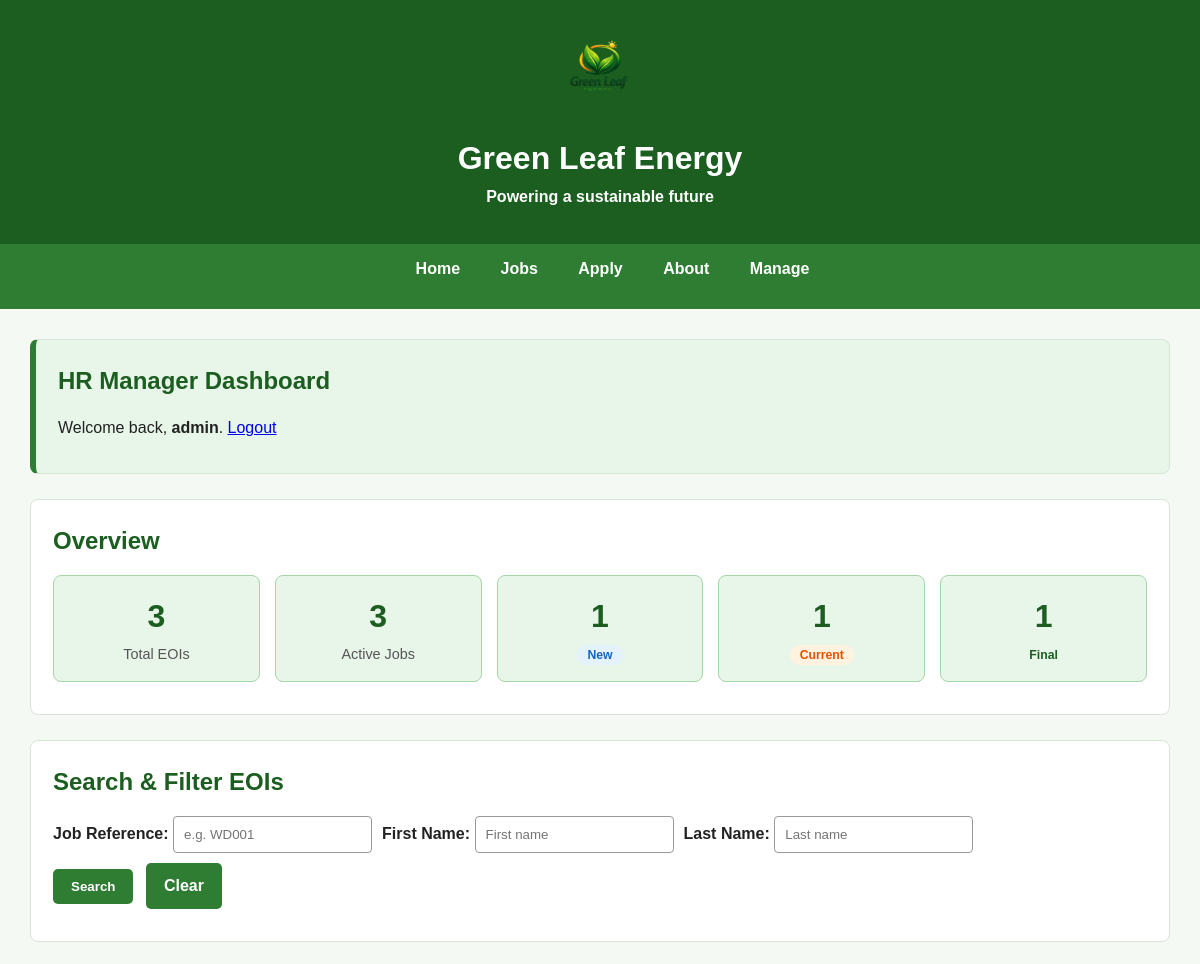
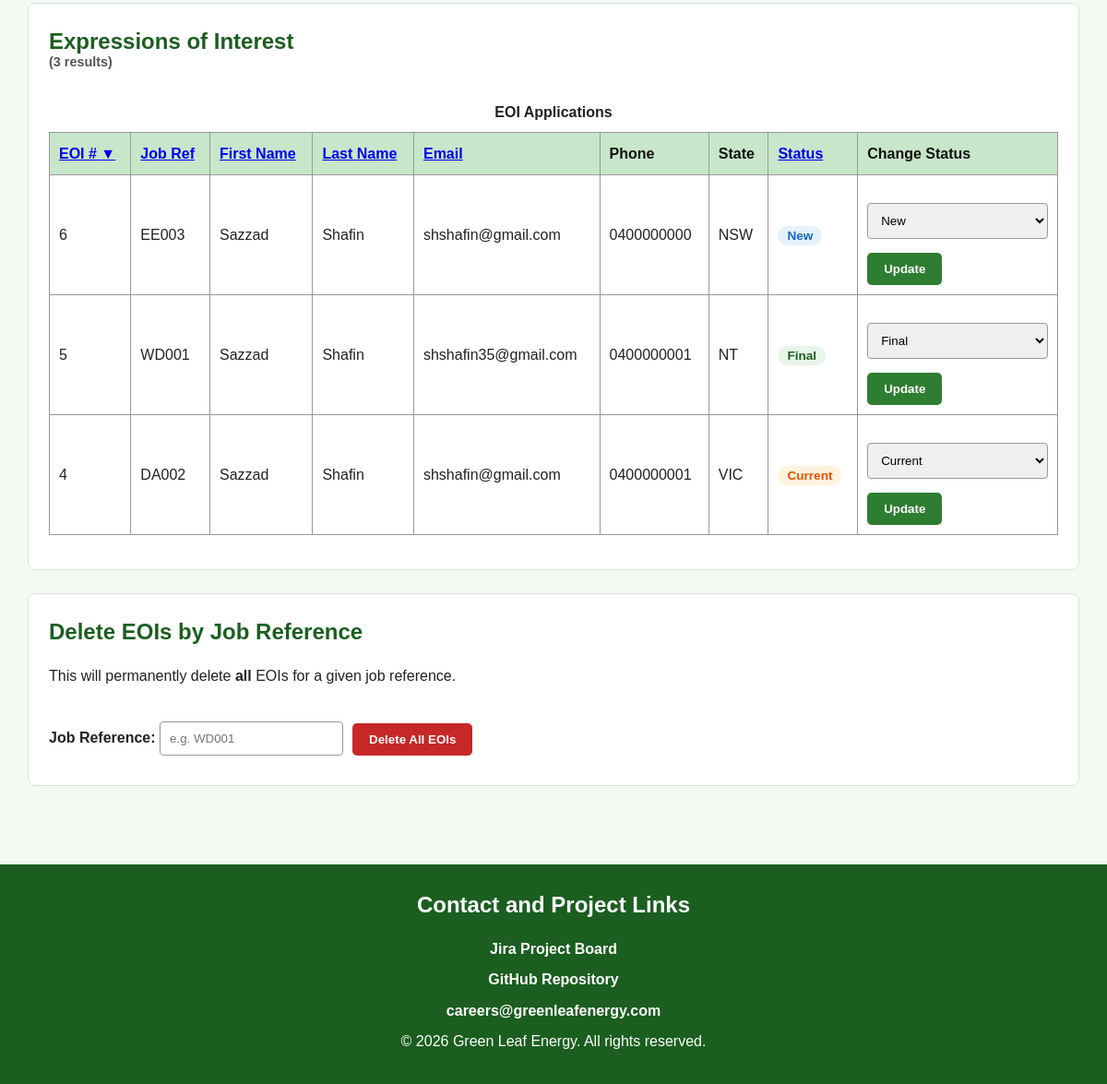
/manage.php?sort=EOInumber&dir=DESC (signed in), run on the app's committed database (2 pictures, top to bottom).
### tables this page shows
CREATE TABLE `eoi` (
  `EOInumber` int(11) NOT NULL,
  `job_reference` varchar(5) NOT NULL,
  `first_name` varchar(20) NOT NULL,
  `last_name` varchar(20) NOT NULL,
  `date_of_birth` varchar(10) NOT NULL,
  `gender` varchar(10) NOT NULL,
  `street_address` varchar(40) NOT NULL,
  `suburb_town` varchar(40) NOT NULL,
  `state` varchar(3) NOT NULL,
  `postcode` varchar(4) NOT NULL,
  `email` varchar(100) NOT NULL,
  `phone` varchar(12) NOT NULL,
  `skill_1` varchar(50) DEFAULT NULL,
  `skill_2` varchar(50) DEFAULT NULL,
  `skill_3` varchar(50) DEFAULT NULL,
  `other_skills` text DEFAULT NULL,
  `status` enum('New','Current','Final') DEFAULT 'New'
);

### manage.php (the view, shortened to what this page needs)
<?php
require_once("settings.php");
$conn = @mysqli_connect($host, $user, $pwd, $sql_db);
$total_eois = mysqli_fetch_assoc(mysqli_query($conn, "SELECT COUNT(*) as count FROM eoi"))["count"];
$total_jobs = mysqli_fetch_assoc(mysqli_query($conn, "SELECT COUNT(*) as count FROM jobs"))["count"];
$total_new = mysqli_fetch_assoc(mysqli_query($conn, "SELECT COUNT(*) as count FROM eoi WHERE status='New'"))["count"];
$total_current = mysqli_fetch_assoc(mysqli_query($conn, "SELECT COUNT(*) as count FROM eoi WHERE status='Current'"))["count"];
$total_final = mysqli_fetch_assoc(mysqli_query($conn, "SELECT COUNT(*) as count FROM eoi WHERE status='Final'"))["count"];
$where = "";
$filter_ref = isset($_GET["filter_ref"]) ? trim($_GET["filter_ref"]) : "";
$filter_fname = isset($_GET["filter_fname"]) ? trim($_GET["filter_fname"]) : "";
$filter_lname = isset($_GET["filter_lname"]) ? trim($_GET["filter_lname"]) : "";
$sort_field = isset($_GET["sort"]) ? $_GET["sort"] : "EOInumber";
$sort_dir = isset($_GET["dir"]) && $_GET["dir"] == "DESC" ? "DESC" : "ASC";
$query = "SELECT * FROM eoi $where ORDER BY $sort_field $sort_dir";
$eoi_result = mysqli_query($conn, $query);
$eoi_count = mysqli_num_rows($eoi_result);
function sort_link($field, $label, $current_sort, $current_dir, $params) {
    $new_dir = ($current_sort == $field && $current_dir == "ASC") ? "DESC" : "ASC";
    $arrow = "";
    if ($current_sort == $field) {
        $arrow = $current_dir == "ASC" ? " ▲" : " ▼";
    }
    $params["sort"] = $field;
    $params["dir"] = $new_dir;
    $qs = http_build_query($params);
    return "<a href='manage.php?$qs'>$label$arrow</a>";
}
$filter_params = [];
function status_badge($status) {
    $class = "status-" . strtolower($status);
    return "<span class='$class'>$status</span>";
}
include("header.inc");
include("nav.inc");
?>
<main>
    <section class="intro">
        <h2>HR Manager Dashboard</h2>
        <p>Welcome back, <strong><?php echo htmlspecialchars($_SESSION["username"]); ?></strong>.
        <a href="logout.php">Logout</a></p>
    </section>
    <section>
        <h2>Overview</h2>
        <div class="stats-grid">
            <div class="stat-card">
                <div class="stat-number"><?php echo $total_eois; ?></div>
                <div class="stat-label">Total EOIs</div>
            </div>
            <div class="stat-card">
                <div class="stat-number"><?php echo $total_jobs; ?></div>
                <div class="stat-label">Active Jobs</div>
            </div>
            <div class="stat-card">
                <div class="stat-number"><?php echo $total_new; ?></div>
                <div class="stat-label"><span class="status-new">New</span></div>
            </div>
            <div class="stat-card">
                <div class="stat-number"><?php echo $total_current; ?></div>
                <div class="stat-label"><span class="status-current">Current</span></div>
            </div>
            <div class="stat-card">
                <div class="stat-number"><?php echo $total_final; ?></div>
                <div class="stat-label"><span class="status-final">Final</span></div>
            </div>
        </div>
    </section>
    <section>
        <h2>Search & Filter EOIs</h2>
        <form method="get" action="manage.php">
            <div class="filter-bar">
                <div>
                    <label for="filter_ref">Job Reference:</label>
                    <input type="text" id="filter_ref" name="filter_ref"
                           value="<?php echo htmlspecialchars($filter_ref); ?>" placeholder="e.g. WD001">
                </div>
                <div>
                    <label for="filter_fname">First Name:</label>
                    <input type="text" id="filter_fname" name="filter_fname"
                           value="<?php echo htmlspecialchars($filter_fname); ?>" placeholder="First name">
                </div>
                <div>
                    <label for="filter_lname">Last Name:</label>
                    <input type="text" id="filter_lname" name="filter_lname"
                           value="<?php echo htmlspecialchars($filter_lname); ?>" placeholder="Last name">
                </div>
                <div>
                    <button type="submit">Search</button>
                    <a href="manage.php" class="apply-btn">Clear</a>
                </div>
            </div>
        </form>
    </section>
    <section>
        <h2>Expressions of Interest
            <small style="font-size:0.6em; color:#555;">(<?php echo $eoi_count; ?> result<?php echo $eoi_count != 1 ? "s" : ""; ?>)</small>
        </h2>
        <?php if ($eoi_count == 0): ?>
            <p>No EOIs found matching your search.</p>
        <?php else: ?>
        <div style="overflow-x:auto;">
        <table>
            <caption>EOI Applications</caption>
            <tr>
                <th><?php echo sort_link("EOInumber", "EOI #", $sort_field, $sort_dir, $filter_params); ?></th>
                <th><?php echo sort_link("job_reference", "Job Ref", $sort_field, $sort_dir, $filter_params); ?></th>
                <th><?php echo sort_link("first_name", "First Name", $sort_field, $sort_dir, $filter_params); ?></th>
                <th><?php echo sort_link("last_name", "Last Name", $sort_field, $sort_dir, $filter_params); ?></th>
                <th><?php echo sort_link("email", "Email", $sort_field, $sort_dir, $filter_params); ?></th>
                <th>Phone</th>
                <th>State</th>
                <th><?php echo sort_link("status", "Status", $sort_field, $sort_dir, $filter_params); ?></th>
                <th>Change Status</th>
            </tr>
            <?php while ($row = mysqli_fetch_assoc($eoi_result)): ?>
            <tr>
                <td><?php echo htmlspecialchars($row["EOInumber"]); ?></td>
                <td><?php echo htmlspecialchars($row["job_reference"]); ?></td>
                <td><?php echo htmlspecialchars($row["first_name"]); ?></td>
                <td><?php echo htmlspecialchars($row["last_name"]); ?></td>
                <td><?php echo htmlspecialchars($row["email"]); ?></td>
                <td><?php echo htmlspecialchars($row["phone"]); ?></td>
                <td><?php echo htmlspecialchars($row["state"]); ?></td>
                <td><?php echo status_badge($row["status"]); ?></td>
                <td>
                    <form method="post" action="manage.php?<?php echo http_build_query($filter_params); ?>">
                        <select name="new_status">
                            <option value="New" <?php echo $row["status"]=="New" ? "selected" : ""; ?>>New</option>
                            <option value="Current" <?php echo $row["status"]=="Current" ? "selected" : ""; ?>>Current</option>
                            <option value="Final" <?php echo $row["status"]=="Final" ? "selected" : ""; ?>>Final</option>
                        </select>
                        <button type="submit">Update</button>
                    </form>
                </td>
            </tr>
            <?php endwhile; ?>
        </table>
        </div>
        <?php endif; ?>
    </section>
    <section>
        <h2>Delete EOIs by Job Reference</h2>
        <p>This will permanently delete <strong>all</strong> EOIs for a given job reference.</p>
        <form method="post" action="manage.php"
              onsubmit="return confirm('Are you sure you want to delete ALL EOIs for this job reference? This cannot be undone.');">
            <div class="filter-bar">
                <div>
                    <label for="del_ref">Job Reference:</label>
                    <input type="text" id="del_ref" name="del_ref" placeholder="e.g. WD001">
                </div>
                <div style="padding-top:24px;">
                    <button type="submit" class="danger-btn">Delete All EOIs</button>
                </div>
            </div>
        </form>
    </section>
</main>
<?php
include("footer.inc");
?>

### styles/style.css (style rules this page uses)
* { margin: 0; padding: 0; box-sizing: border-box; }
body { font-family: Arial, sans-serif; background-color: #f4f9f4; color: #222; line-height: 1.6; }
main { max-width: 1200px; margin: 0 auto; padding: 30px; }
section, aside { background-color: white; padding: 22px; margin-bottom: 25px; border-radius: 8px; border: 1px solid #d6e5d6; }
h1, h2, h3, h4 { font-family: Arial, sans-serif; }
h2 { color: #1b5e20; margin-bottom: 15px; }
p { margin-bottom: 10px; }
table { width: 100%; border-collapse: collapse; margin-top: 15px; margin-bottom: 15px; }
caption { font-weight: bold; margin-bottom: 8px; }
table, th, td { border: 1px solid #999; }
th { background-color: #c8e6c9; color: #111; padding: 10px; text-align: left; }
td { background-color: #ffffff; color: #222; padding: 10px; }
form { margin-top: 15px; }
label { font-weight: bold; }
small { display: block; margin-top: -8px; margin-bottom: 10px; color: #555; font-size: 0.9em; }
input[type="text"], input[type="email"], input[type="search"], select, textarea { width: 100%; padding: 10px; margin-top: 5px; margin-bottom: 15px; border: 1px solid #999; border-radius: 4px; }
button, .apply-btn { display: inline-block; background-color: #2e7d32; color: white; border: none; padding: 10px 18px; margin-right: 8px; text-decoration: none; border-radius: 5px; cursor: pointer; font-weight: bold; }
.intro { background-color: #e8f5e9; border-left: 6px solid #2e7d32; }
.stats-grid { display: grid; grid-template-columns: repeat(auto-fit, minmax(150px, 1fr)); gap: 15px; margin-bottom: 10px; }
.stat-card { background-color: #e8f5e9; border: 1px solid #a5d6a7; border-radius: 8px; padding: 15px; text-align: center; }
.stat-card .stat-number { font-size: 2em; font-weight: bold; color: #1b5e20; }
.stat-card .stat-label { font-size: 0.9em; color: #555; }
.status-new { background-color: #e3f2fd; color: #1565c0; padding: 3px 10px; border-radius: 12px; font-weight: bold; font-size: 0.85em; }
.status-current { background-color: #fff3e0; color: #e65100; padding: 3px 10px; border-radius: 12px; font-weight: bold; font-size: 0.85em; }
.status-final { background-color: #e8f5e9; color: #1b5e20; padding: 3px 10px; border-radius: 12px; font-weight: bold; font-size: 0.85em; }
.manage-page .filter-bar { display: flex; flex-wrap: wrap; gap: 10px; align-items: flex-end; margin-bottom: 10px; }
.manage-page .filter-bar input, .manage-page .filter-bar select { width: auto; margin: 0; }
.danger-btn { background-color: #c62828; }

### data on the page
eoi: EOInumber "6", job_reference "EE003", first_name "Sazzad", last_name "Shafin", email "shshafin@gmail.com", phone "0400000000", state "NSW", status "New", new_status "New"
eoi: EOInumber "5", job_reference "WD001", first_name "Sazzad", last_name "Shafin", email "shshafin35@gmail.com", phone "0400000001", state "NT", status "Final", new_status "Final"
eoi: EOInumber "4", job_reference "DA002", first_name "Sazzad", last_name "Shafin", email "shshafin@gmail.com", phone "0400000001", state "VIC", status "Current", new_status "Current"

### other printed values
$_SESSION["username"] "admin"
$total_eois "3"
$total_jobs "3"
$total_new "1"
$total_current "1"
$total_final "1"
$eoi_count "3"
$label "EOI # Job Ref First Name Last Name Email Status"
$arrow "▼"
